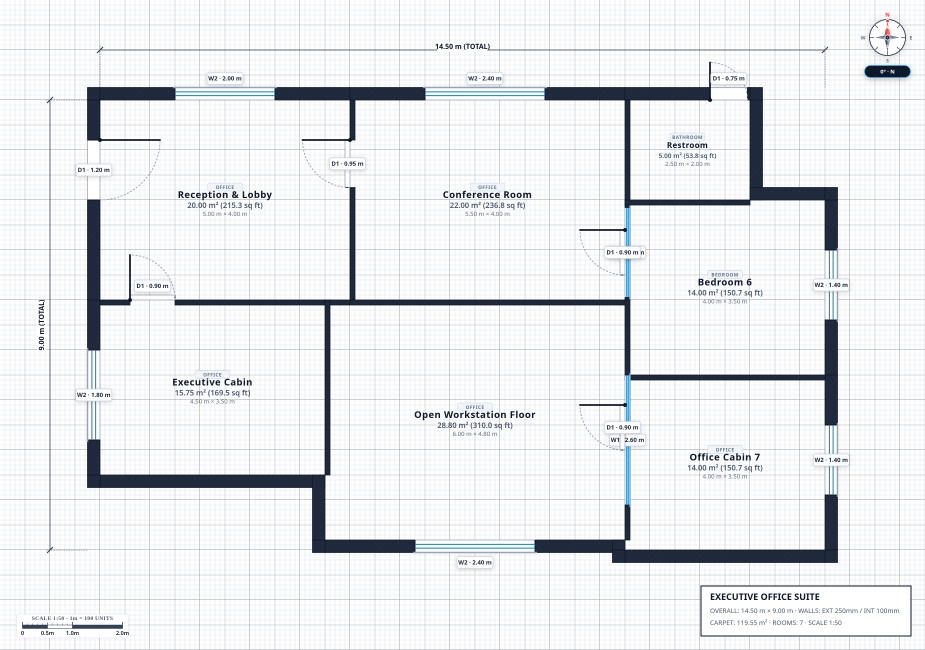
#> input picture blueprint.png, 3700 x 2600 px (shown at 1/4 size)
$ python -i contour_detector.py   (imports and definitions only)
#> lines starting #> are read from the running program, lines starting #| are printed output that depends on the picture; after the words box and inside, x2 and y2 are one past the last pixel; in counts of white or black regions, pixels touching at a corner belong together
"""Computer Vision wall & room contour detector for architectural floor plans.

Extracts pixel-perfect room boundaries by segmenting structural wall lines,
filtering out thin text strokes, closing door/window wall gaps, and isolating
enclosed room spaces from the exterior background.
"""

from __future__ import annotations
from typing import List, Dict, Any, Tuple, Union, Optional
from pathlib import Path
import numpy as np
import cv2
from PIL import Image

from floorplan_reader.converters.image_preprocessor import load_and_preprocess_floorplan


class WallContourDetector:
    """Detects physical room boundaries using computer vision wall segmentation."""

    def __init__(
        self,
        wall_intensity_threshold: int = 85,
        min_wall_span_px: int = 25,
        gap_close_px: int = 35,
        min_room_area_ratio: float = 0.015,
        max_room_area_ratio: float = 0.85,
    ):
        """Initialize detector.

        Args:
            wall_intensity_threshold: Grayscale cutoff for dark wall strokes (0-255).
            min_wall_span_px: Minimum width/height for a connected dark component to be
                treated as a wall (removes thin text characters).
            gap_close_px: Morphological closing span to bridge door/window openings in walls.
            min_room_area_ratio: Minimum area percentage (filters tiny noise/text boxes).
            max_room_area_ratio: Maximum area percentage (filters outer blueprint borders).
        """
        self.wall_thresh = wall_intensity_threshold
        self.min_wall_span = min_wall_span_px
        self.gap_close = gap_close_px
        self.min_area_ratio = min_room_area_ratio
        self.max_area_ratio = max_room_area_ratio

    def extract_wall_mask(self, bgr_image: np.ndarray) -> np.ndarray:
        """Segment structural walls and filter out text characters."""
        gray = cv2.cvtColor(bgr_image, cv2.COLOR_BGR2GRAY)

        # 1. Threshold dark strokes
        _, dark_mask = cv2.threshold(gray, self.wall_thresh, 255, cv2.THRESH_BINARY_INV)

        # 2. Filter connected components: walls have long span (length >= min_wall_span)
        num_labels, labels, stats, _ = cv2.connectedComponentsWithStats(dark_mask, connectivity=8)
        wall_mask = np.zeros_like(dark_mask)

        for i in range(1, num_labels):
            w = stats[i, cv2.CC_STAT_WIDTH]
            h = stats[i, cv2.CC_STAT_HEIGHT]
            # Keep components that span across wall dimensions
            if max(w, h) >= self.min_wall_span:
                wall_mask[labels == i] = 255

        return wall_mask

    def detect_rooms(
        self,
        image_source: Union[str, Path, Image.Image, np.ndarray],
    ) -> Tuple[List[Dict[str, Any]], np.ndarray, Tuple[int, int]]:
        """Extract exact room boundaries from floor plan.

        Args:
            image_source: Filepath, PIL Image, or numpy array.

        Returns:
            Tuple of (list_of_room_dicts, wall_mask, (width, height)).
        """
        # 1. Convert to OpenCV BGR numpy array
        if isinstance(image_source, np.ndarray):
            bgr = image_source.copy()
        elif isinstance(image_source, Image.Image):
            rgb = np.array(image_source.convert("RGB"))
            bgr = cv2.cvtColor(rgb, cv2.COLOR_RGB2BGR)
        else:
            pil_img, _, _ = load_and_preprocess_floorplan(image_source)
            rgb = np.array(pil_img.convert("RGB"))
            bgr = cv2.cvtColor(rgb, cv2.COLOR_RGB2BGR)

        h, w = bgr.shape[:2]
        total_pixels = float(w * h)

        # 2. Segment structural walls
        wall_mask = self.extract_wall_mask(bgr)

        # 3. Incorporate blue/cyan door and window symbols to help seal wall openings
        hsv = cv2.cvtColor(bgr, cv2.COLOR_BGR2HSV)
        lower_symbol = np.array([90, 20, 40])
        upper_symbol = np.array([135, 255, 255])
        symbol_mask = cv2.inRange(hsv, lower_symbol, upper_symbol)

        symbol_dilated = cv2.dilate(
            symbol_mask, cv2.getStructuringElement(cv2.MORPH_RECT, (3, 3)), iterations=1
        )
        combined_walls = cv2.bitwise_or(wall_mask, symbol_dilated)

        # 4. Multi-directional 1D wall bridging to seal collinear door and window openings
        h_open = cv2.morphologyEx(combined_walls, cv2.MORPH_OPEN, cv2.getStructuringElement(cv2.MORPH_RECT, (15, 1)))
        v_open = cv2.morphologyEx(combined_walls, cv2.MORPH_OPEN, cv2.getStructuringElement(cv2.MORPH_RECT, (1, 15)))

        h_close_len = max(95, self.gap_close)
        v_close_len = max(75, self.gap_close)
        h_bridged = cv2.morphologyEx(h_open, cv2.MORPH_CLOSE, cv2.getStructuringElement(cv2.MORPH_RECT, (h_close_len, 1)))
        v_bridged = cv2.morphologyEx(v_open, cv2.MORPH_CLOSE, cv2.getStructuringElement(cv2.MORPH_RECT, (1, v_close_len)))

        sealed = cv2.bitwise_or(h_bridged, v_bridged)
        # Fuse 90-degree corner joints
        closed_walls = cv2.morphologyEx(sealed, cv2.MORPH_CLOSE, cv2.getStructuringElement(cv2.MORPH_RECT, (15, 15)))

        # 5. Invert closed wall mask to obtain room interior spaces
        rooms_mask = cv2.bitwise_not(closed_walls)

        # 6. Flood-fill from borders to eliminate exterior background
        flood = rooms_mask.copy()
        flood_mask = np.zeros((h + 2, w + 2), np.uint8)

        # Fill four corners
        cv2.floodFill(flood, flood_mask, (0, 0), 0)
        cv2.floodFill(flood, flood_mask, (w - 1, 0), 0)
        cv2.floodFill(flood, flood_mask, (0, h - 1), 0)
        cv2.floodFill(flood, flood_mask, (w - 1, h - 1), 0)

        # Fill along outer margins (in case padding or borders isolate corners)
        for y in range(0, h, max(1, h // 20)):
            if flood[y, 0] == 255:
                cv2.floodFill(flood, flood_mask, (0, y), 0)
            if flood[y, w - 1] == 255:
                cv2.floodFill(flood, flood_mask, (w - 1, y), 0)
        for x in range(0, w, max(1, w // 20)):
            if flood[0, x] == 255:
                cv2.floodFill(flood, flood_mask, (x, 0), 0)
            if flood[h - 1, x] == 255:
                cv2.floodFill(flood, flood_mask, (x, h - 1), 0)

        # 7. Clean up interior room spaces (fill small text holes)
        clean_kernel = cv2.getStructuringElement(cv2.MORPH_RECT, (5, 5))
        cleaned_rooms = cv2.morphologyEx(flood, cv2.MORPH_OPEN, clean_kernel)

        # 8. Extract raw room contours
        contours, _ = cv2.findContours(cleaned_rooms, cv2.RETR_EXTERNAL, cv2.CHAIN_APPROX_SIMPLE)

        raw_rooms: List[Dict[str, Any]] = []
        if contours is not None:
            for cnt in contours:
                area = cv2.contourArea(cnt)
                area_ratio = area / total_pixels

                # Filter out tiny noise (raw fragments >= 0.5% area)
                if 0.005 <= area_ratio <= self.max_area_ratio:
                    x, y, rw, rh = cv2.boundingRect(cnt)

                    # Exclude title/legend box at bottom right
                    if y + rh > h * 0.82 and x + rw > w * 0.60 and rh < h * 0.18:
                        continue

                    raw_rooms.append({
                        "pixel_bbox": (x, y, rw, rh),
                        "contour": cnt.tolist(),
                        "area": area,
                    })

        # 9. Merge adjacent sub-fragments separated only by interior text (where no wall exists)
        rooms: List[Dict[str, Any]] = []
        used = set()
        for i in range(len(raw_rooms)):
            if i in used:
                continue
            r1 = raw_rooms[i]
            x1, y1, w1, h1 = r1["pixel_bbox"]
            cb = [x1, y1, x1 + w1, y1 + h1]
            c_area = r1["area"]

            for j in range(i + 1, len(raw_rooms)):
                if j in used:
                    continue
                r2 = raw_rooms[j]
                x2, y2, w2, h2 = r2["pixel_bbox"]

                # Check vertical stacking
                x_ov = max(0, min(x1 + w1, x2 + w2) - max(x1, x2))
                min_w = min(w1, w2)
                if min_w > 0 and (x_ov / min_w) > 0.75:
                    y_top = min(y1 + h1, y2 + h2)
                    y_bot = max(y1, y2)
                    if 0 <= (y_bot - y_top) < 30:
                        xs = max(x1, x2)
                        xe = min(x1 + w1, x2 + w2)
                        wall_count = np.sum(wall_mask[y_top:y_bot, xs:xe] > 0)
                        if wall_count < 20:  # No structural wall between fragments
                            cb[0] = min(cb[0], x2)
                            cb[1] = min(cb[1], y2)
                            cb[2] = max(cb[2], x2 + w2)
                            cb[3] = max(cb[3], y2 + h2)
                            c_area += r2["area"]
                            used.add(j)

            used.add(i)
            area_pct = round((c_area / total_pixels) * 100, 2)
            if (c_area / total_pixels) < self.min_area_ratio:
                continue

            mx = cb[0]
            my = cb[1]
            mw = cb[2] - mx
            mh = cb[3] - my

            ymin = max(0, min(1000, int(round((my / h) * 1000))))
            xmin = max(0, min(1000, int(round((mx / w) * 1000))))
            ymax = max(0, min(1000, int(round(((my + mh) / h) * 1000))))
            xmax = max(0, min(1000, int(round(((mx + mw) / w) * 1000))))

            rooms.append({
                "id": f"room_{len(rooms) + 1}",
                "name": "room",
                "pixel_bbox": (mx, my, mw, mh),
                "box_2d": [ymin, xmin, ymax, xmax],
                "contour": r1["contour"],
                "norm_length": max(xmax - xmin, ymax - ymin),
                "norm_width": min(xmax - xmin, ymax - ymin),
                "area_percentage": area_pct,
            })

        # Fallback: if flood fill erased rooms due to a wide unsealed opening,
        # use wall grid partition or contour bounding of the largest inner region
        if len(rooms) == 0:
            rooms = self._fallback_wall_partition(wall_mask, (w, h))

        # Sort rooms from top-left to bottom-right
        rooms.sort(key=lambda r: (r["box_2d"][0] // 100, r["box_2d"][1]))
        for idx, r in enumerate(rooms):
            r["id"] = f"room_{idx + 1}"

        return rooms, wall_mask, (w, h)

    def _fallback_wall_partition(
        self, wall_mask: np.ndarray, dimensions: Tuple[int, int]
    ) -> List[Dict[str, Any]]:
        """Fallback wall bounding box detection if morphological closing had leaks."""
        w, h = dimensions
        y_indices, x_indices = np.where(wall_mask > 0)
        if len(x_indices) == 0:
            return []

        xmin_px, xmax_px = np.min(x_indices), np.max(x_indices)
        ymin_px, ymax_px = np.min(y_indices), np.max(y_indices)

        rw = xmax_px - xmin_px
        rh = ymax_px - ymin_px
        area_ratio = (rw * rh) / float(w * h)

        ymin = max(0, min(1000, int(round((ymin_px / h) * 1000))))
        xmin = max(0, min(1000, int(round((xmin_px / w) * 1000))))
        ymax = max(0, min(1000, int(round((ymax_px / h) * 1000))))
        xmax = max(0, min(1000, int(round((xmax_px / w) * 1000))))

        return [{
            "id": "room_1",
            "name": "room",
            "pixel_bbox": (int(xmin_px), int(ymin_px), int(rw), int(rh)),
            "box_2d": [ymin, xmin, ymax, xmax],
            "contour": [],
            "norm_length": max(xmax - xmin, ymax - ymin),
            "norm_width": min(xmax - xmin, ymax - ymin),
            "area_percentage": round(area_ratio * 100, 2),
        }]

>>> from PIL import Image
>>> picture = Image.open('../../blueprint.png')
#> picture is the input picture: PIL image 3700x2600 RGBA; mean R, G, B, A 232.9, 234.6, 236.8, 255
>>> result = WallContourDetector().detect_rooms(picture)
#> in extract_wall_mask, `_, dark_mask = cv2.threshold(gray, self.wall_thresh, 255, cv2.THRESH_B..`:
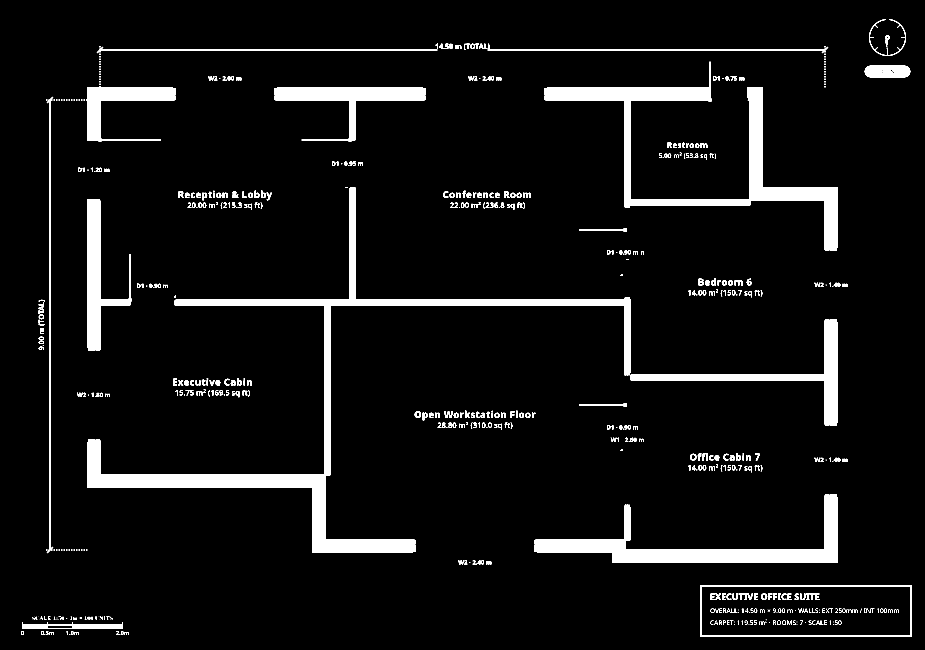
#> dark_mask: shape (2600, 3700) (shown at 1/4 size); 6% white; 612 white regions (162 under 20 px), largest, box (x1, y1, x2, y2) and area: (348, 749, 2522, 2212) 160480, (2178, 247, 3352, 1002) 105344, (2138, 1978, 3352, 2252) 79744
#> in extract_wall_mask, `num_labels, labels, stats, _ = cv2.connectedComponentsWithStats(dark_m..`:
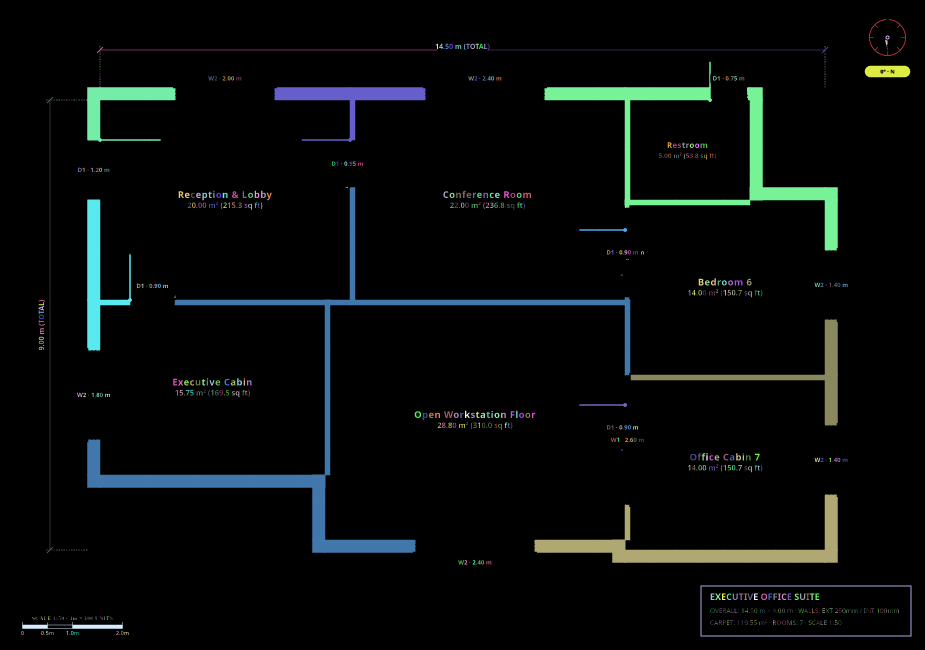
#> labels: shape (2600, 3700) int32 (shown at 1/4 size); 613 distinct labels, from 0 to 612; one colour per label, 0 black
#> in extract_wall_mask, `num_labels, labels, stats, _ = cv2.connectedComponentsWithStats(dark_m..`: num_labels = 613; stats = 613 rows, first 6: [0, 0, 3700, 2600, 9047281], [3477, 77, 146, 146, 1506], [3542, 142, 16, 16, 156], [3540, 159, 10, 25, 142], [1742, 175, 10, 21, 103], [1757, 175, 15, 21, 139]
#> the loop in extract_wall_mask, `for i in range(1, num_labels):` made 612 passes
#> (w, h) on passes 1 to 3: (146, 146), (16, 16), (10, 25)
#> after the loop in extract_wall_mask, `for i in range(1, num_labels):`:
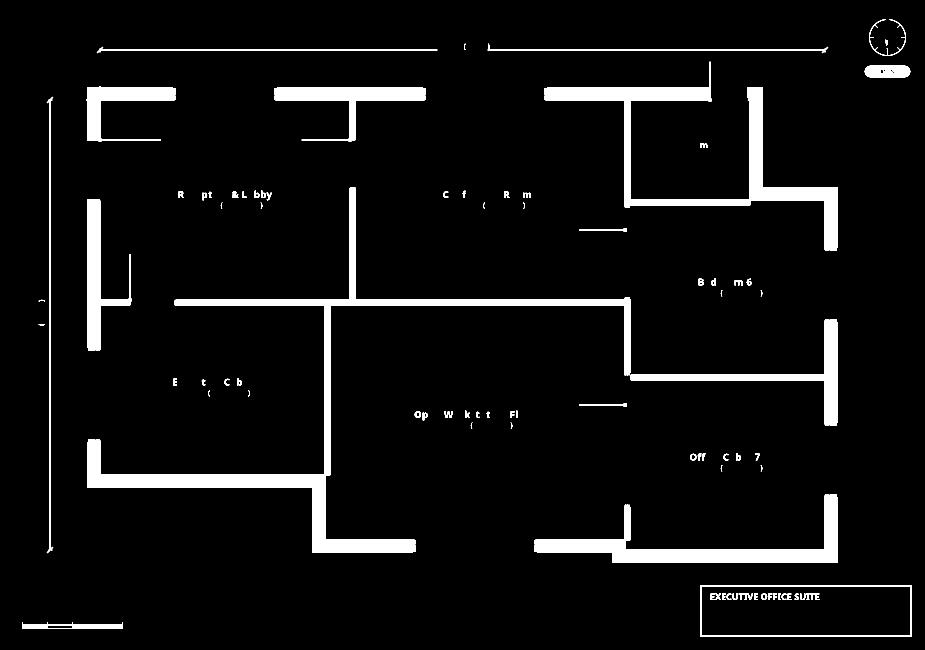
#> wall_mask: shape (2600, 3700) (shown at 1/4 size); 5.6% white; 87 white regions, largest, box (x1, y1, x2, y2) and area: (348, 749, 2522, 2212) 160480, (2178, 247, 3352, 1002) 105344, (2138, 1978, 3352, 2252) 79744
#> in detect_rooms, `closed_walls = cv2.morphologyEx(sealed, cv2.MORPH_CLOSE, cv2.getStruct..`:
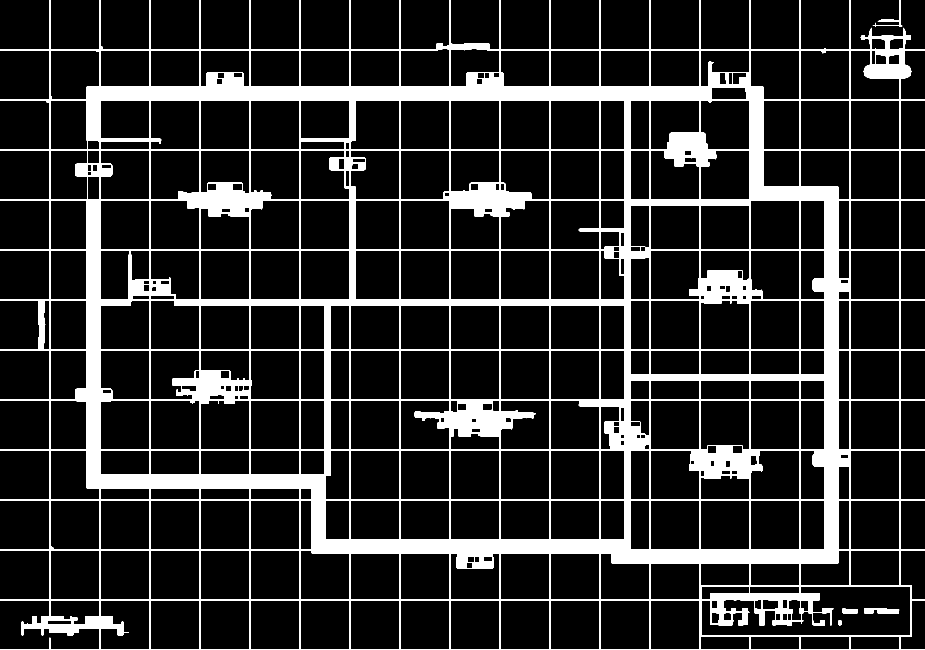
#> closed_walls: shape (2600, 3700) (shown at 1/4 size); 13.3% white; 5 white regions, box (x1, y1, x2, y2) and area: (0, 0, 3700, 2600) 1279357, (3457, 2433, 3597, 2453) 2298, (3491, 0, 3609, 108) 1200, (3370, 2433, 3431, 2453) 1000, (3354, 2481, 3365, 2501) 210
#> after the loop in detect_rooms, `for y in range(0, h, max(1, h // 20)):`:
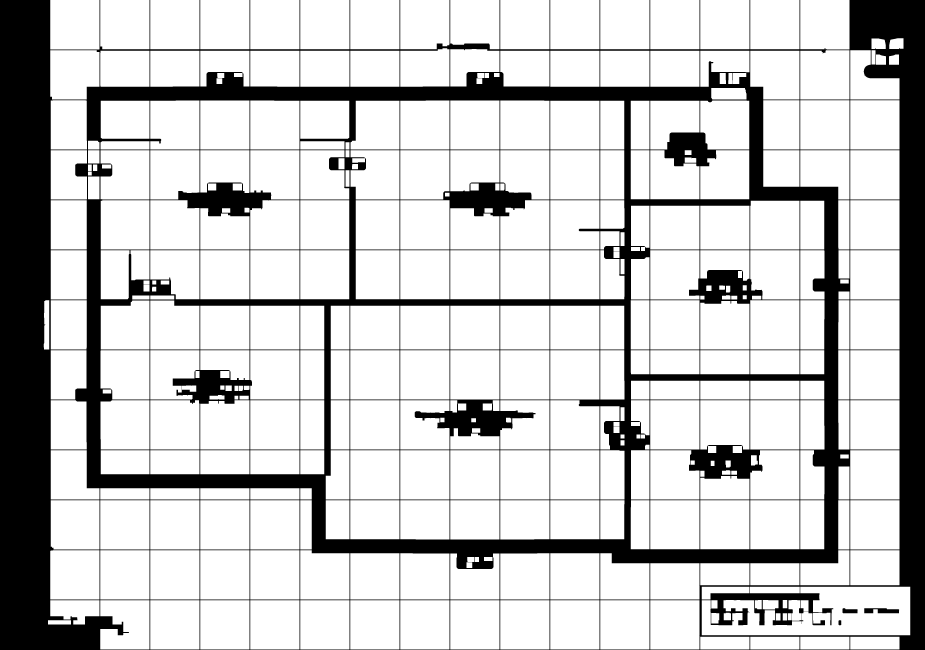
#> flood: shape (2600, 3700) (shown at 1/4 size); 78.6% white; 4 black regions, box (x1, y1, x2, y2) and area: (0, 0, 3700, 2600) 2058548, (3457, 2433, 3597, 2453) 2298, (3370, 2433, 3431, 2453) 1000, (3354, 2481, 3365, 2501) 210
#> after the loop in detect_rooms, `for x in range(0, w, max(1, w // 20)):`:
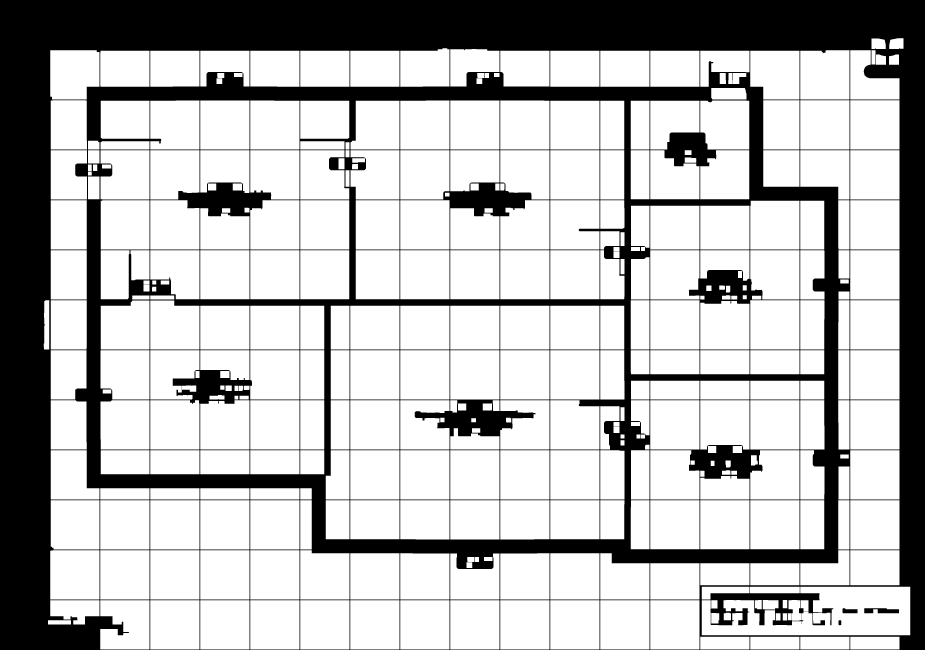
#> flood: shape (2600, 3700) (shown at 1/4 size); 72.2% white; 4 black regions
#> in detect_rooms, `clean_kernel = cv2.getStructuringElement(cv2.MORPH_RECT, (5, 5))`: clean_kernel = [[1, 1, 1, 1, 1], [1, 1, 1, 1, 1], [1, 1, 1, 1, 1], [1, 1, 1, 1, 1], [1, 1, 1, 1, 1]]
#> in detect_rooms, `contours, _ = cv2.findContours(cleaned_rooms, cv2.RETR_EXTERNAL, cv2.C..`: contours = 363 contours; largest, box (x1, y1, x2, y2) and area: (2807, 2347, 3641, 2541) 108166, (2401, 2401, 2598, 2598) 38416, (2201, 2401, 2398, 2598) 38416, (2001, 2401, 2198, 2598) 38416, (1801, 2401, 1998, 2598) 38416
#> the loop in detect_rooms, `for cnt in contours:` made 363 passes
#> (cnt, area, area_ratio) on passes 6, 8, 12: ([[3152, 2453], [3152, 2480], [3166, 2480], [3166, 2453]], 378, 3.93e-05), ([[3103, 2453], [3103, 2481], [3121, 2481], [3121, 2453]], 504, 5.24e-05), ([[2845, 2401], [2845, 2433], [2869, 2433], [2869, 2401]], 768, 7.98e-05)
#> after the loop in detect_rooms, `for cnt in contours:`: raw_rooms = []
#> after the loop in detect_rooms, `for i in range(len(raw_rooms)):`: used = 0 items
#> in _fallback_wall_partition, `xmin_px, xmax_px = np.min(x_indices), np.max(x_indices)`: xmin_px = 89; xmax_px = 3645
#> in _fallback_wall_partition, `ymin_px, ymax_px = np.min(y_indices), np.max(y_indices)`: ymin_px = 77; ymax_px = 2545
#> in _fallback_wall_partition, `rw = xmax_px - xmin_px`: rw = 3556
#> in _fallback_wall_partition, `rh = ymax_px - ymin_px`: rh = 2468
#> in _fallback_wall_partition, `area_ratio = (rw * rh) / float(w * h)`: area_ratio = 0.912
#> in _fallback_wall_partition, `ymin = max(0, min(1000, int(round((ymin_px / h) * 1000))))`: ymin = 30
#> in _fallback_wall_partition, `xmin = max(0, min(1000, int(round((xmin_px / w) * 1000))))`: xmin = 24
#> in _fallback_wall_partition, `ymax = max(0, min(1000, int(round((ymax_px / h) * 1000))))`: ymax = 979
#> in _fallback_wall_partition, `xmax = max(0, min(1000, int(round((xmax_px / w) * 1000))))`: xmax = 985
#> in detect_rooms, `rooms = self._fallback_wall_partition(wall_mask, (w, h))`: rooms = 1 item
#> the loop in detect_rooms, `for idx, r in enumerate(rooms):` made 1 pass
